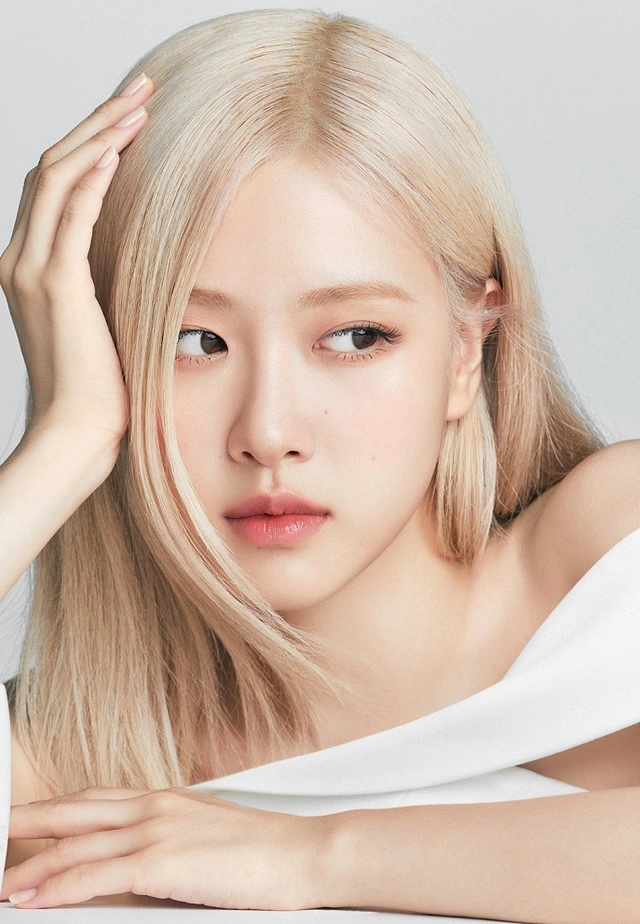
#> input picture images/rose.jpg, 640 x 924 px, found by its file name
$ python image_handler.py
#> lines starting #> are read from the running program, lines starting #| are printed output that depends on the picture
#> further down, image_file is the input picture: PIL image 640x924 RGB; mean R, G, B 208.7, 186.3, 171.1
### app/utils/celebrity_detector.py
import os
import groq
import base64

from dotenv import load_dotenv
load_dotenv()


class CelebrityDetector:

    def __init__(self):
        self.model = "meta-llama/llama-4-maverick-17b-128e-instruct"
        self.client = groq.Client(api_key=os.getenv("GROQ_API_KEY"))

    # [96 lines left out: functions identify, extract_name, identify_gemini, not called in this run]

### app/utils/image_handler.py
import cv2
from io import BytesIO
import numpy as np
from PIL import Image

def process_image(image_file, format=None):
#> called with format = 'JPEG'
    in_memory_file = BytesIO()
    if format:
        image_file.save(in_memory_file, format=format)
    else:
        image_file.save(in_memory_file)

    image_bytes = in_memory_file.getvalue()
    nparr = np.frombuffer(image_bytes, np.uint8)

    img = cv2.imdecode(nparr,cv2.IMREAD_COLOR)
    gray = cv2.cvtColor(img, cv2.COLOR_BGR2GRAY)
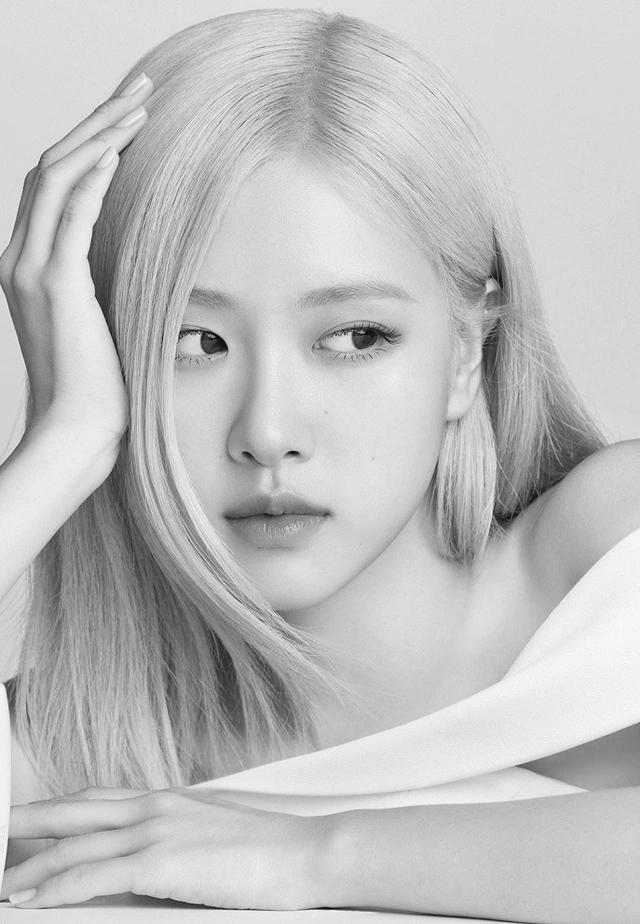
#> gray: shape (924, 640); min 1, max 254, mean 191.3

    face_cascade = cv2.CascadeClassifier(cv2.data.haarcascades + 'haarcascade_frontalface_default.xml')

    faces = face_cascade.detectMultiScale(gray, 1.1, 5)
#> faces = [[66, 181, 420, 420]]

    if len(faces) == 0:
        return image_bytes, None

    largest_face = max(faces, key=lambda r: r[2] * r[3])
#> largest_face = [66, 181, 420, 420]

    (x, y, w, h) = largest_face
#> x = 66; y = 181; w = 420; h = 420

    cv2.rectangle(img, (x, y), (x + w, y + h), (0, 255, 0), 3)
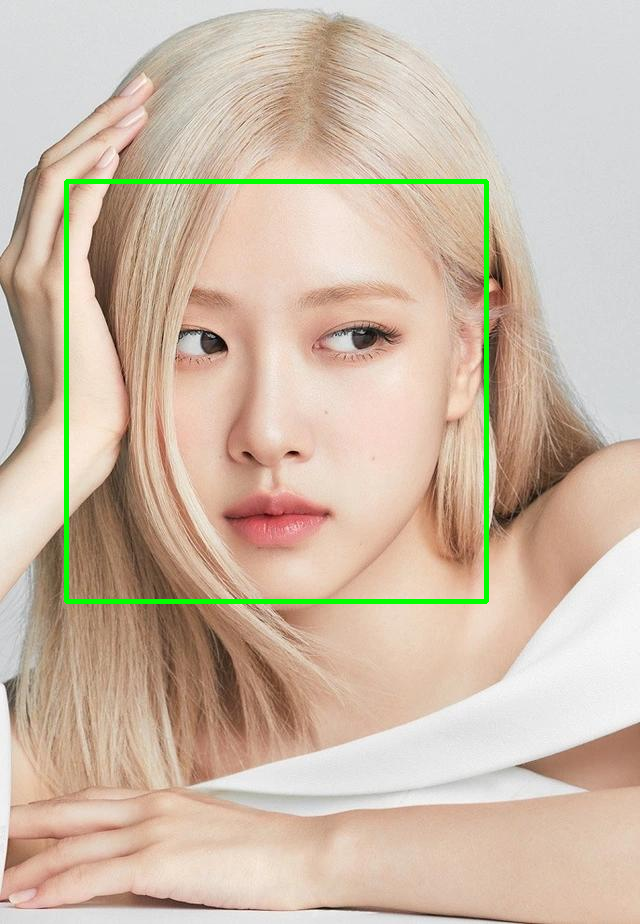
#> img: shape (924, 640, 3); mean B, G, R 169, 187.3, 206

    is_success, buffer = cv2.imencode(".jpg", img)

    return buffer.tobytes(), largest_face

if __name__ == "__main__":
    # Open an image from disk
    image_file = Image.open(r"..\..\images\rose.jpg")

    image_bytes, face_coords = process_image(image_file, format="JPEG")
#> face_coords = [66, 181, 420, 420]
    if image_bytes:
        print(f"Face detected.")
    else:
        print("No face detected.")

    from celebrity_detector import CelebrityDetector
#> (the run stopped early here; a loop or call above may not have finished)

$ run again, with images/G4L8.jpg copied over images/rose.jpg
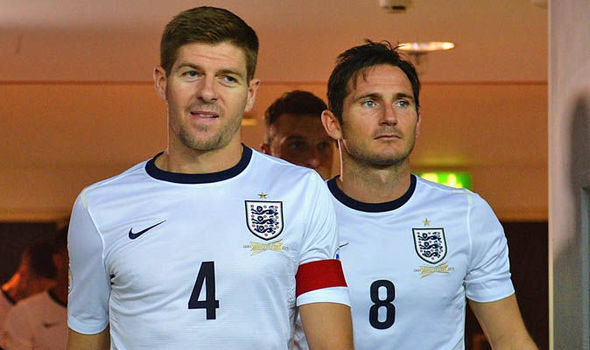
#> input picture images/G4L8.jpg, 590 x 350 px, found by its file name
#> image_file is the input picture: PIL image 590x350 RGB; mean R, G, B 146.9, 121.8, 107.6
#> in process_image, `gray = cv2.cvtColor(img, cv2.COLOR_BGR2GRAY)`:
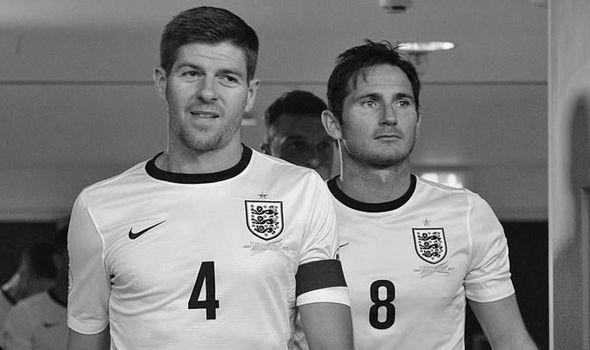
#> gray: shape (350, 590); min 0, max 254, mean 127.7
#> faces = [[344, 68, 85, 85], [159, 37, 99, 99]]
#> largest_face = [159, 37, 99, 99]
#> x = 159; y = 37; w = 99
#> in process_image, `cv2.rectangle(img, (x, y), (x + w, y + h), (0, 255, 0), 3)`:
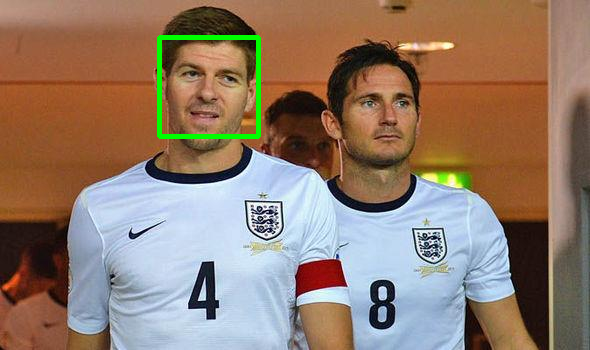
#> img: shape (350, 590, 3); mean B, G, R 107.2, 123.4, 145.8
#> face_coords = [159, 37, 99, 99]
